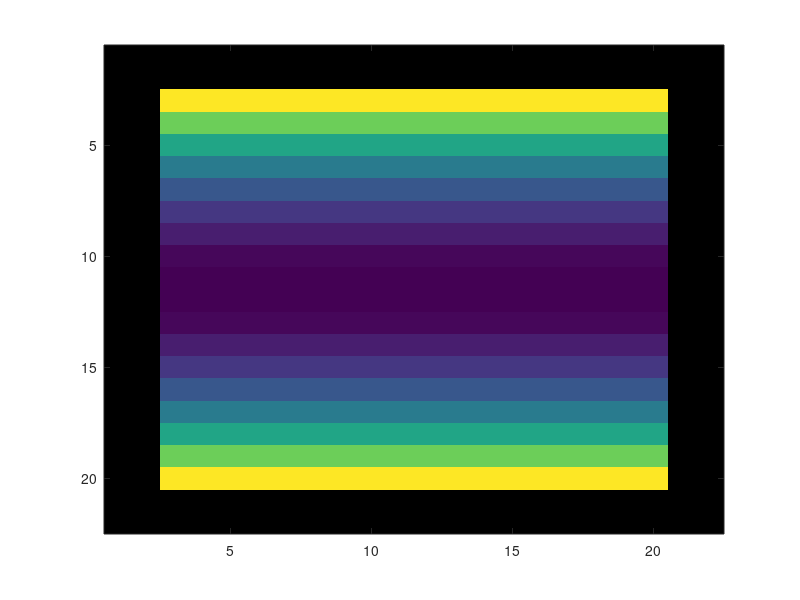
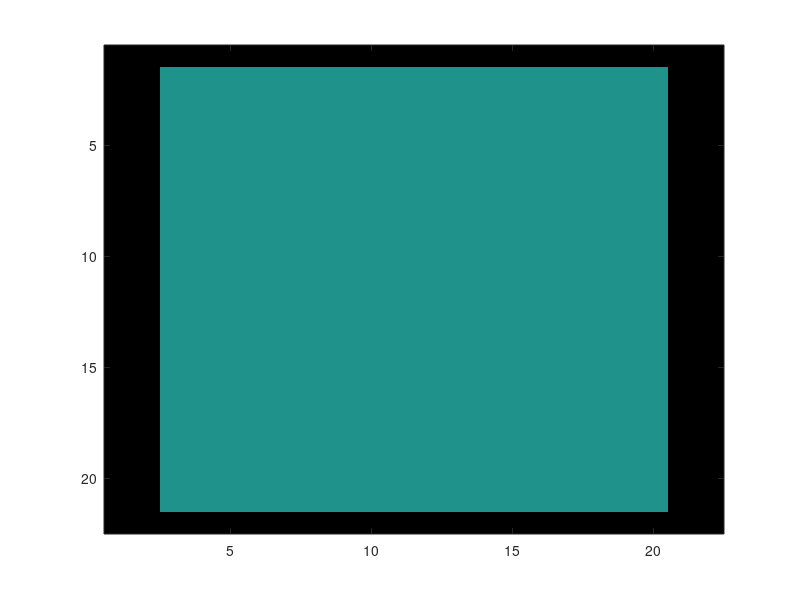
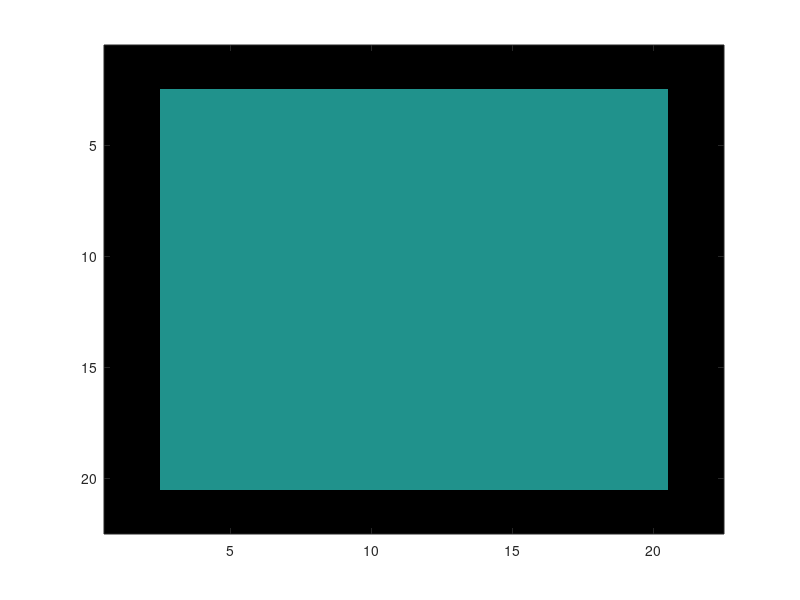

MATLAB code for these plots, in order:
%% Part 1: Vector objects
% a is a scalar
a=1

% v is a 3x1 vector (also a tensor)
v=[1;2;3]

% D is a 3x3 tensor
D= [1,2,3; 4,6,8; 7,3,2]

%% Note that adding is incompatible due to dimension mismatch
v+D
%% But we can multiply them together because (3x3)(3x1) or (1x3)(3x3) match the inside dimension
D*v
v'*D
%% Two ways of defining a dot product with a vector
v'*v
dot(v,v)
%% Inner product is the same as a dot product for a vector
IP=v'*v
%% Dot product is defined differently in matlab for 3x3 vectors. 
% To get a double dot, we need to sum over the dot product
DD = sum(dot(D,D))
%% Outer product yields a tensor
OP=v*v'

%% Let's create a spatial grid for our fluids
m=10;
n=20;
[x,y]=meshgrid(linspace(0,10,m),linspace(0,10,n));
%% In the case of Poiseuille flow, there pressure decreases linearly in a single dimension
pressure=x;
figure(1);imagesc(pressure);
%% If we solve poiseulle flow, we get a parabolic profile for the x velocity
velocity=zeros(n,m,2); % set an empty vector n x m x 2, the size of our velocity tensor
velocity(:,:,1)=(10-y).*y; % the first component, the x-flow (or u) is parabolic
velocity(:,:,2)=zeros(n,m); % the second component, the y-flow (or v) is zero.
figure(2);quiver(x,y,velocity(:,:,1),velocity(:,:,2)); % a quiver plot is a common way to show a vector field
%% Note that the velocity field is a two component vector field, while the
% pressure field is a scalar field
size(velocity)
size(pressure)
%% Part 2: Fluid mechanics with Poiseuille flow as an example
clear all
%% Let's set up our poiseuille flow problem again.
h=1; % height of our channel
l=5; % length we want to calculate
umax=1; % max flow in the center of the channel
npts=20; % number of points in our grid
dx=l/(npts-1); % spacing of our points
dy=h/(npts-1);
x=NaN(npts+2,npts+2); %setting up an empty tensor of NaN values for easy visualization later one
y=x;
%filling in our x and y values, but leaving an NaN at the edges
[x(2:end-1,2:end-1),y(2:end-1,2:end-1)]=meshgrid(linspace(0,l,npts),linspace(0,h,npts));

u=4*umax/h^2*(h-y).*y;v=x*0; % filling in our x an y flow components, also labelled u, v
figure(3);quiver(x,y,u,v);
%% The stream function is another way of visualizing flow. It is denoted as psi
psi=4*umax/h^2*(h*y.^2/2-y.^3/3);
contour(psi)
%% The velocity field can be derived from the stream function by taking a 
% spatial derivative. Note that it is the same as our plot previously
[psix,psiy]=gradient(psi,dx,dy);
u1=psiy;
v1=-psix;
quiver(x,y,u1,v1);
%% Now let's take the laplacian of our vector field 
% it should yield our pressure gradient, based on the Stokes Equation
dpx=del2(u,dx,dy);
dpy=del2(v,dx,dy);
quiver(x,y,dpx,dpy);
%% When we take the laplacian of the laplacian of our Stream function,
% it should equal zero (within machine computational tolerances
% note that the biharmonic equation is another way to solve for flow in two
% dimensional flow systems
d4=del2(del2(psi,dx,dy),dx,dy);
imagesc(d4)
%% The gradient of each component, u, v, can be taken separately with respect to x and y
% The gradient operation yields 4 different components ux, uy, vx, and vy
[ux,uy]=gradient(u,dx,dy);
[vx,vy]=gradient(v,dx,dy);
%% In incompressible flow, our divergence should also be zero.
divergence = ux+vy;
imagesc(divergence);
%% Our rate of strain tensor is a tensor that incorporates information
% about spatial gradients of u and v. It essentially tells us how quickly
% to fluid is deforming at various locations in various directions
visc=1;
ros = zeros([size(ux),2,2]);
ros(:,:,1,1)=ux;
ros(:,:,2,1)=1/2*(uy+vx);
ros(:,:,1,2)=1/2*(uy+vx);
ros(:,:,2,2)=uy;
figure(1);imagesc(squeeze(ros(:,:,2,1)));
figure(2);imagesc(squeeze(ros(:,:,1,1)));
%% The dissipation function can be calculated from the rate of strain tensor
% The dissipation function is the amount of energy dissipated in viscous
% flow at each location
phi=2*visc*sum(dot(ros,ros,4),3);
%%
figure(1);imagesc(phi)
%% We can calculate the total energy dissipated by the system by summing up our 
% dissipation function over all of our points in space
Energy=nansum(phi(:))*dx*dy
